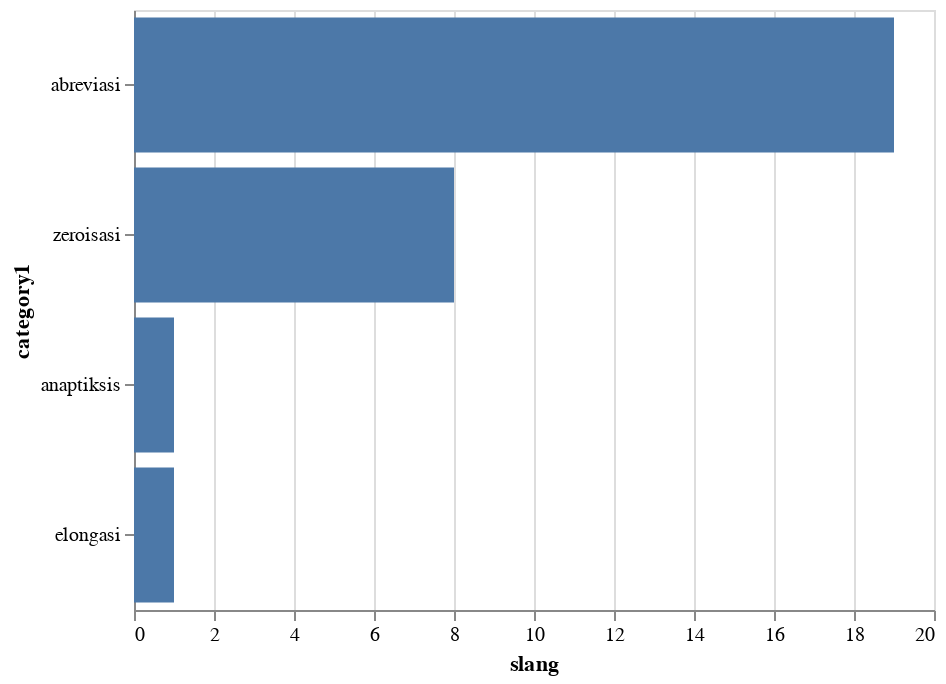

Source (notebook cell):
### Code cell
agg = df_wt_correct_prediction.groupby(
    'category1'
).agg('count')['slang']
agg = agg.reset_index()
alt.Chart(agg).mark_bar().encode(
    x='slang',
    y=alt.Y(
        'category1',
        sort=alt.EncodingSortField(
            field='slang',
            op='sum',
            order='descending'
        )
    )
)

### Figure 1 — Vega-Lite specification as saved in the notebook (floating-point values rounded to 4 significant figures)
{"$schema": "https://vega.github.io/schema/vega-lite/v2.6.0.json", "config": {"view": {"height": 300, "width": 400}}, "data": {"name": "data-b635c1d1d82442cbead343ad3d8efef4"}, "datasets": {"data-b635c1d1d82442cbead343ad3d8efef4": [{"category1": "abreviasi", "slang": 19}, {"category1": "anaptiksis", "slang": 1}, {"category1": "elongasi", "slang": 1}, {"category1": "zeroisasi", "slang": 8}]}, "encoding": {"x": {"field": "slang", "type": "quantitative"}, "y": {"field": "category1", "sort": {"field": "slang", "op": "sum", "order": "descending"}, "type": "nominal"}}, "mark": "bar"}
